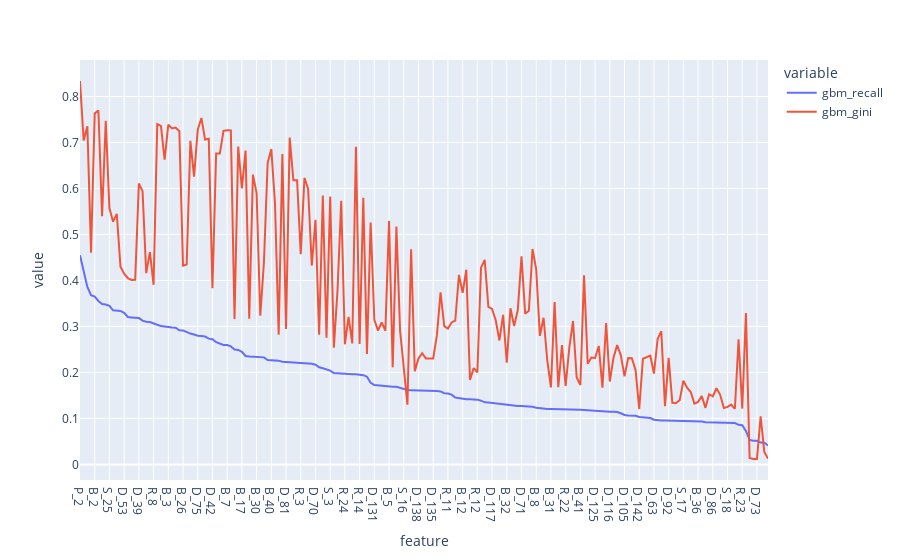

Source (notebook cell):
### Markdown cell above
Look into the variables that return the best gini and recall

### Code cell
import plotly.express as px
df.sort_values(by="gbm_recall", inplace=True, ascending=False)
fig = px.line(df, x="feature", y=['gbm_recall', 'gbm_gini'], )
fig.show()

### Figure 1 — Plotly figure (JSON) as saved in the notebook; plotly's stock layout.template omitted (floating-point values rounded to 4 significant figures; data arrays with more than 128 entries replaced by an {"elided": "..."} marker saying what was removed)
{"data": [{"hovertemplate": "variable=gbm_recall<br>feature=%{x}<br>value=%{y}<extra></extra>", "legendgroup": "gbm_recall", "line": {"color": "#636efa", "dash": "solid"}, "marker": {"symbol": "circle"}, "mode": "lines", "name": "gbm_recall", "orientation": "v", "showlegend": true, "type": "scatter", "x": {"elided": "188 str values"}, "xaxis": "x", "y": {"elided": "188 float values"}, "yaxis": "y"}, {"hovertemplate": "variable=gbm_gini<br>feature=%{x}<br>value=%{y}<extra></extra>", "legendgroup": "gbm_gini", "line": {"color": "#EF553B", "dash": "solid"}, "marker": {"symbol": "circle"}, "mode": "lines", "name": "gbm_gini", "orientation": "v", "showlegend": true, "type": "scatter", "x": {"elided": "188 str values"}, "xaxis": "x", "y": {"elided": "188 float values"}, "yaxis": "y"}], "layout": {"legend": {"title": {"text": "variable"}, "tracegroupgap": 0}, "margin": {"t": 60}, "xaxis": {"anchor": "y", "domain": [0, 1], "title": {"text": "feature"}}, "yaxis": {"anchor": "x", "domain": [0, 1], "title": {"text": "value"}}}}
